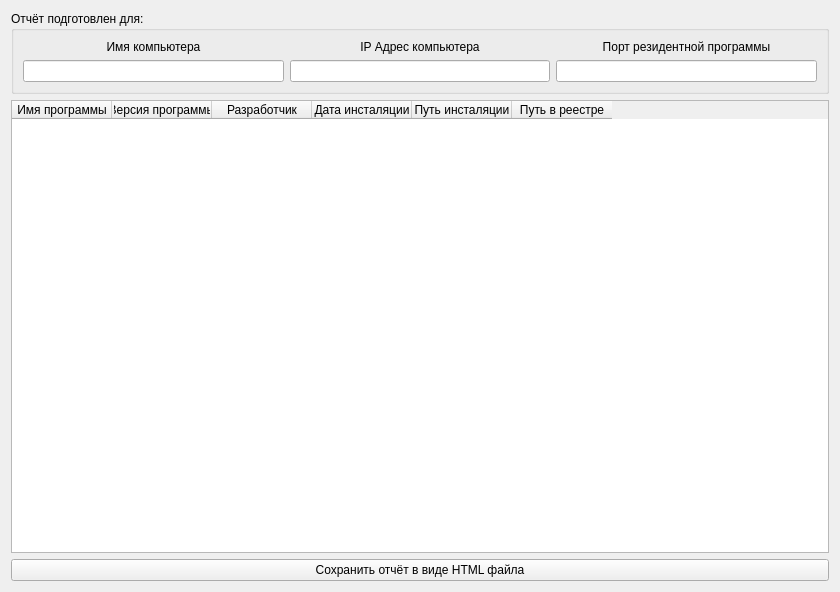
<?xml version="1.0" encoding="UTF-8"?>
<ui version="4.0">
 <class>InstalledProgramsForm</class>
 <widget class="QWidget" name="InstalledProgramsForm">
  <property name="geometry">
   <rect>
    <x>0</x>
    <y>0</y>
    <width>840</width>
    <height>592</height>
   </rect>
  </property>
  <property name="focusPolicy">
   <enum>Qt::StrongFocus</enum>
  </property>
  <property name="windowTitle">
   <string>Список установленных програм</string>
  </property>
  <layout class="QGridLayout" name="gridLayout">
   <item row="0" column="0">
    <layout class="QVBoxLayout" name="verticalLayout">
     <item>
      <widget class="QGroupBox" name="groupBox">
       <property name="title">
        <string>Отчёт подготовлен для:</string>
       </property>
       <layout class="QGridLayout" name="gridLayout_2">
        <item row="0" column="0">
         <layout class="QVBoxLayout" name="verticalLayout_2">
          <item>
           <layout class="QHBoxLayout" name="horizontalLayout">
            <item>
             <widget class="QLabel" name="label">
              <property name="text">
               <string>Имя компьютера</string>
              </property>
              <property name="alignment">
               <set>Qt::AlignCenter</set>
              </property>
             </widget>
            </item>
            <item>
             <widget class="QLabel" name="label_4">
              <property name="text">
               <string>IP Адрес компьютера</string>
              </property>
              <property name="alignment">
               <set>Qt::AlignCenter</set>
              </property>
             </widget>
            </item>
            <item>
             <widget class="QLabel" name="label_2">
              <property name="text">
               <string>Порт резидентной программы</string>
              </property>
              <property name="alignment">
               <set>Qt::AlignCenter</set>
              </property>
             </widget>
            </item>
           </layout>
          </item>
          <item>
           <layout class="QHBoxLayout" name="horizontalLayout_2">
            <item>
             <widget class="QLineEdit" name="CompName">
              <property name="enabled">
               <bool>true</bool>
              </property>
              <property name="readOnly">
               <bool>true</bool>
              </property>
             </widget>
            </item>
            <item>
             <widget class="QLineEdit" name="CompIPAddress">
              <property name="enabled">
               <bool>true</bool>
              </property>
              <property name="readOnly">
               <bool>true</bool>
              </property>
             </widget>
            </item>
            <item>
             <widget class="QLineEdit" name="CompPort">
              <property name="enabled">
               <bool>true</bool>
              </property>
              <property name="readOnly">
               <bool>true</bool>
              </property>
             </widget>
            </item>
           </layout>
          </item>
         </layout>
        </item>
       </layout>
      </widget>
     </item>
     <item>
      <widget class="QTableWidget" name="ProgramsList">
       <property name="editTriggers">
        <set>QAbstractItemView::NoEditTriggers</set>
       </property>
       <property name="selectionMode">
        <enum>QAbstractItemView::SingleSelection</enum>
       </property>
       <property name="selectionBehavior">
        <enum>QAbstractItemView::SelectRows</enum>
       </property>
       <property name="sortingEnabled">
        <bool>true</bool>
       </property>
       <attribute name="verticalHeaderVisible">
        <bool>false</bool>
       </attribute>
       <column>
        <property name="text">
         <string>Имя программы</string>
        </property>
       </column>
       <column>
        <property name="text">
         <string>Версия программы</string>
        </property>
       </column>
       <column>
        <property name="text">
         <string>Разработчик</string>
        </property>
       </column>
       <column>
        <property name="text">
         <string>Дата инсталяции</string>
        </property>
       </column>
       <column>
        <property name="text">
         <string>Путь инсталяции</string>
        </property>
       </column>
       <column>
        <property name="text">
         <string>Путь в реестре</string>
        </property>
       </column>
      </widget>
     </item>
     <item>
      <widget class="QPushButton" name="pushButton">
       <property name="text">
        <string>Сохранить отчёт в виде HTML файла</string>
       </property>
      </widget>
     </item>
    </layout>
   </item>
  </layout>
 </widget>
 <resources/>
 <connections/>
</ui>
